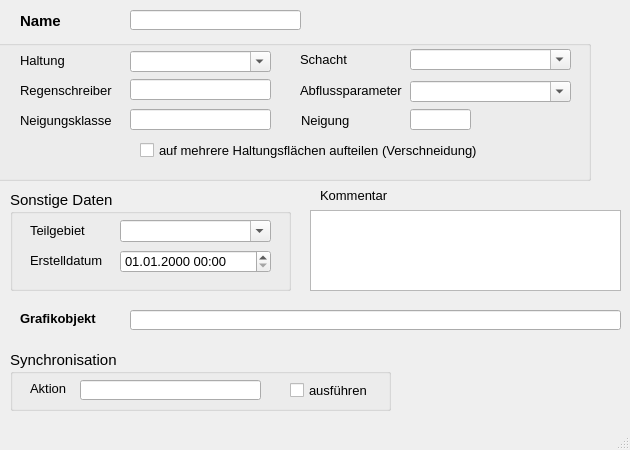
<?xml version="1.0" encoding="UTF-8"?>
<ui version="4.0">
 <class>MainWindow</class>
 <widget class="QMainWindow" name="MainWindow">
  <property name="enabled">
   <bool>true</bool>
  </property>
  <property name="geometry">
   <rect>
    <x>0</x>
    <y>0</y>
    <width>630</width>
    <height>450</height>
   </rect>
  </property>
  <property name="minimumSize">
   <size>
    <width>630</width>
    <height>450</height>
   </size>
  </property>
  <property name="baseSize">
   <size>
    <width>630</width>
    <height>310</height>
   </size>
  </property>
  <property name="font">
   <font>
    <family>Tahoma</family>
    <pointsize>10</pointsize>
   </font>
  </property>
  <property name="windowTitle">
   <string>Fläche</string>
  </property>
  <widget class="QWidget" name="centralwidget">
   <widget class="QLabel" name="label">
    <property name="geometry">
     <rect>
      <x>20</x>
      <y>10</y>
      <width>101</width>
      <height>21</height>
     </rect>
    </property>
    <property name="font">
     <font>
      <family>Tahoma</family>
      <pointsize>11</pointsize>
      <weight>75</weight>
      <bold>true</bold>
     </font>
    </property>
    <property name="text">
     <string>Name</string>
    </property>
   </widget>
   <widget class="QLabel" name="label_14">
    <property name="geometry">
     <rect>
      <x>320</x>
      <y>185</y>
      <width>81</width>
      <height>21</height>
     </rect>
    </property>
    <property name="text">
     <string>Kommentar</string>
    </property>
   </widget>
   <widget class="QLineEdit" name="flnam">
    <property name="geometry">
     <rect>
      <x>130</x>
      <y>10</y>
      <width>171</width>
      <height>20</height>
     </rect>
    </property>
    <property name="toolTip">
     <string>&lt;html&gt;&lt;head/&gt;&lt;body&gt;&lt;p&gt;Eindeutige Bezeichnung&lt;/p&gt;&lt;/body&gt;&lt;/html&gt;</string>
    </property>
    <property name="statusTip">
     <string>Eindeutige Bezeichnung</string>
    </property>
   </widget>
   <widget class="QTextEdit" name="kommentar">
    <property name="geometry">
     <rect>
      <x>310</x>
      <y>210</y>
      <width>311</width>
      <height>81</height>
     </rect>
    </property>
    <property name="toolTip">
     <string>&lt;html&gt;&lt;head/&gt;&lt;body&gt;&lt;p&gt;Platz für zusätzliche Kommentare&lt;/p&gt;&lt;/body&gt;&lt;/html&gt;</string>
    </property>
    <property name="statusTip">
     <string>Platz für zusätzliche Kommentare</string>
    </property>
   </widget>
   <widget class="QGroupBox" name="groupBox_2">
    <property name="geometry">
     <rect>
      <x>-20</x>
      <y>40</y>
      <width>611</width>
      <height>141</height>
     </rect>
    </property>
    <property name="font">
     <font>
      <family>Tahoma</family>
      <pointsize>11</pointsize>
     </font>
    </property>
    <property name="title">
     <string/>
    </property>
    <widget class="QLabel" name="label_3">
     <property name="geometry">
      <rect>
       <x>40</x>
       <y>70</y>
       <width>111</width>
       <height>21</height>
      </rect>
     </property>
     <property name="font">
      <font>
       <family>Tahoma</family>
       <pointsize>10</pointsize>
      </font>
     </property>
     <property name="text">
      <string>Neigungsklasse</string>
     </property>
    </widget>
    <widget class="QLineEdit" name="neigkl">
     <property name="geometry">
      <rect>
       <x>150</x>
       <y>69</y>
       <width>141</width>
       <height>21</height>
      </rect>
     </property>
     <property name="font">
      <font>
       <family>Tahoma</family>
       <pointsize>10</pointsize>
      </font>
     </property>
     <property name="toolTip">
      <string>&lt;html&gt;&lt;head/&gt;&lt;body&gt;&lt;p&gt;Neigungsklasse 1 - 5 gem. HYSTEM-EXTRAN&lt;/p&gt;&lt;/body&gt;&lt;/html&gt;</string>
     </property>
     <property name="statusTip">
      <string>Neigungsklasse 1 - 5 gem. HYSTEM-EXTRAN</string>
     </property>
    </widget>
    <widget class="QLabel" name="label_5">
     <property name="geometry">
      <rect>
       <x>40</x>
       <y>40</y>
       <width>111</width>
       <height>21</height>
      </rect>
     </property>
     <property name="font">
      <font>
       <family>Tahoma</family>
       <pointsize>10</pointsize>
      </font>
     </property>
     <property name="text">
      <string>Regenschreiber</string>
     </property>
    </widget>
    <widget class="QLineEdit" name="regenschreiber">
     <property name="geometry">
      <rect>
       <x>150</x>
       <y>39</y>
       <width>141</width>
       <height>21</height>
      </rect>
     </property>
     <property name="font">
      <font>
       <family>Tahoma</family>
       <pointsize>10</pointsize>
      </font>
     </property>
     <property name="toolTip">
      <string/>
     </property>
     <property name="statusTip">
      <string/>
     </property>
    </widget>
    <widget class="QLabel" name="label_20">
     <property name="geometry">
      <rect>
       <x>40</x>
       <y>10</y>
       <width>91</width>
       <height>21</height>
      </rect>
     </property>
     <property name="font">
      <font>
       <family>Tahoma</family>
       <pointsize>10</pointsize>
      </font>
     </property>
     <property name="text">
      <string>Haltung</string>
     </property>
    </widget>
    <widget class="QComboBox" name="abflussparameter">
     <property name="geometry">
      <rect>
       <x>430</x>
       <y>41</y>
       <width>161</width>
       <height>21</height>
      </rect>
     </property>
     <property name="font">
      <font>
       <family>Tahoma</family>
       <pointsize>10</pointsize>
      </font>
     </property>
     <property name="toolTip">
      <string>&lt;html&gt;&lt;head/&gt;&lt;body&gt;&lt;p&gt;Abflussparameter gem. HYSTEM-EXTRAN&lt;/p&gt;&lt;/body&gt;&lt;/html&gt;</string>
     </property>
     <property name="statusTip">
      <string>Abflussparameter gem. HYSTEM-EXTRAN</string>
     </property>
     <property name="editable">
      <bool>true</bool>
     </property>
    </widget>
    <widget class="QComboBox" name="haltnam">
     <property name="geometry">
      <rect>
       <x>150</x>
       <y>11</y>
       <width>141</width>
       <height>21</height>
      </rect>
     </property>
     <property name="font">
      <font>
       <family>Tahoma</family>
       <pointsize>10</pointsize>
      </font>
     </property>
     <property name="toolTip">
      <string>&lt;html&gt;&lt;head/&gt;&lt;body&gt;&lt;p&gt;Haltung, welche die Fläche anbindet&lt;/p&gt;&lt;/body&gt;&lt;/html&gt;</string>
     </property>
     <property name="statusTip">
      <string>Haltung, welche die Fläche anbindet</string>
     </property>
     <property name="editable">
      <bool>true</bool>
     </property>
    </widget>
    <widget class="QLabel" name="label_21">
     <property name="geometry">
      <rect>
       <x>320</x>
       <y>40</y>
       <width>111</width>
       <height>21</height>
      </rect>
     </property>
     <property name="font">
      <font>
       <family>Tahoma</family>
       <pointsize>10</pointsize>
      </font>
     </property>
     <property name="text">
      <string>Abflussparameter</string>
     </property>
    </widget>
    <widget class="QCheckBox" name="aufteilen">
     <property name="geometry">
      <rect>
       <x>160</x>
       <y>100</y>
       <width>391</width>
       <height>21</height>
      </rect>
     </property>
     <property name="font">
      <font>
       <family>Tahoma</family>
       <pointsize>10</pointsize>
      </font>
     </property>
     <property name="text">
      <string>auf mehrere Haltungsflächen aufteilen (Verschneidung)</string>
     </property>
    </widget>
    <widget class="QComboBox" name="schnam">
     <property name="geometry">
      <rect>
       <x>430</x>
       <y>9</y>
       <width>161</width>
       <height>21</height>
      </rect>
     </property>
     <property name="font">
      <font>
       <family>Tahoma</family>
       <pointsize>10</pointsize>
      </font>
     </property>
     <property name="toolTip">
      <string>&lt;html&gt;&lt;head/&gt;&lt;body&gt;&lt;p&gt;Schacht, welcher die Fläche anbindet&lt;/p&gt;&lt;/body&gt;&lt;/html&gt;</string>
     </property>
     <property name="statusTip">
      <string>Schacht, welcher die Fläche anbindet</string>
     </property>
     <property name="editable">
      <bool>true</bool>
     </property>
    </widget>
    <widget class="QLabel" name="label_23">
     <property name="geometry">
      <rect>
       <x>320</x>
       <y>9</y>
       <width>80</width>
       <height>21</height>
      </rect>
     </property>
     <property name="font">
      <font>
       <family>Tahoma</family>
       <pointsize>10</pointsize>
      </font>
     </property>
     <property name="text">
      <string>Schacht</string>
     </property>
    </widget>
    <widget class="QLabel" name="label_4">
     <property name="geometry">
      <rect>
       <x>321</x>
       <y>70</y>
       <width>91</width>
       <height>21</height>
      </rect>
     </property>
     <property name="font">
      <font>
       <family>Tahoma</family>
       <pointsize>10</pointsize>
       <weight>50</weight>
       <bold>false</bold>
      </font>
     </property>
     <property name="text">
      <string>Neigung</string>
     </property>
    </widget>
    <widget class="QLineEdit" name="neigung">
     <property name="geometry">
      <rect>
       <x>430</x>
       <y>69</y>
       <width>61</width>
       <height>21</height>
      </rect>
     </property>
     <property name="font">
      <font>
       <family>Tahoma</family>
       <pointsize>10</pointsize>
       <weight>50</weight>
       <bold>false</bold>
      </font>
     </property>
     <property name="toolTip">
      <string>&lt;html&gt;&lt;head/&gt;&lt;body&gt;&lt;p&gt;Gefälle in Prozent&lt;/p&gt;&lt;/body&gt;&lt;/html&gt;</string>
     </property>
     <property name="statusTip">
      <string>Gefälle in Prozent</string>
     </property>
     <property name="text">
      <string/>
     </property>
    </widget>
   </widget>
   <widget class="QGroupBox" name="groupBox_3">
    <property name="geometry">
     <rect>
      <x>10</x>
      <y>190</y>
      <width>281</width>
      <height>101</height>
     </rect>
    </property>
    <property name="font">
     <font>
      <family>Tahoma</family>
      <pointsize>11</pointsize>
     </font>
    </property>
    <property name="title">
     <string>Sonstige Daten</string>
    </property>
    <widget class="QLabel" name="label_13">
     <property name="geometry">
      <rect>
       <x>20</x>
       <y>30</y>
       <width>71</width>
       <height>20</height>
      </rect>
     </property>
     <property name="font">
      <font>
       <family>Tahoma</family>
       <pointsize>10</pointsize>
      </font>
     </property>
     <property name="text">
      <string>Teilgebiet</string>
     </property>
    </widget>
    <widget class="QLabel" name="label_71">
     <property name="geometry">
      <rect>
       <x>20</x>
       <y>60</y>
       <width>151</width>
       <height>21</height>
      </rect>
     </property>
     <property name="font">
      <font>
       <family>Tahoma</family>
       <pointsize>10</pointsize>
      </font>
     </property>
     <property name="text">
      <string>Erstelldatum</string>
     </property>
    </widget>
    <widget class="QComboBox" name="teilgebiet">
     <property name="geometry">
      <rect>
       <x>110</x>
       <y>30</y>
       <width>151</width>
       <height>22</height>
      </rect>
     </property>
     <property name="font">
      <font>
       <family>Tahoma</family>
       <pointsize>10</pointsize>
      </font>
     </property>
     <property name="toolTip">
      <string>&lt;html&gt;&lt;head/&gt;&lt;body&gt;&lt;p&gt;Zuordnung zu definiertem Teilgebiet&lt;/p&gt;&lt;/body&gt;&lt;/html&gt;</string>
     </property>
     <property name="statusTip">
      <string>Zuordnung zu definiertem Teilgebiet</string>
     </property>
     <property name="editable">
      <bool>true</bool>
     </property>
    </widget>
    <widget class="QgsDateTimeEdit" name="createdat">
     <property name="geometry">
      <rect>
       <x>110</x>
       <y>60</y>
       <width>151</width>
       <height>23</height>
      </rect>
     </property>
     <property name="font">
      <font>
       <family>Tahoma</family>
       <pointsize>10</pointsize>
      </font>
     </property>
     <property name="currentSection">
      <enum>QDateTimeEdit::DaySection</enum>
     </property>
     <property name="displayFormat">
      <string>dd.MM.yyyy HH:mm</string>
     </property>
    </widget>
   </widget>
   <widget class="QLabel" name="label_22">
    <property name="geometry">
     <rect>
      <x>20</x>
      <y>310</y>
      <width>101</width>
      <height>16</height>
     </rect>
    </property>
    <property name="font">
     <font>
      <family>Tahoma</family>
      <pointsize>10</pointsize>
      <weight>75</weight>
      <bold>true</bold>
     </font>
    </property>
    <property name="text">
     <string>Grafikobjekt</string>
    </property>
   </widget>
   <widget class="QGroupBox" name="groupBox_sync">
    <property name="geometry">
     <rect>
      <x>10</x>
      <y>350</y>
      <width>381</width>
      <height>61</height>
     </rect>
    </property>
    <property name="font">
     <font>
      <family>Tahoma</family>
      <pointsize>11</pointsize>
     </font>
    </property>
    <property name="title">
     <string>Synchronisation</string>
    </property>
    <widget class="QCheckBox" name="status">
     <property name="geometry">
      <rect>
       <x>280</x>
       <y>30</y>
       <width>101</width>
       <height>21</height>
      </rect>
     </property>
     <property name="font">
      <font>
       <family>Tahoma</family>
       <pointsize>10</pointsize>
      </font>
     </property>
     <property name="toolTip">
      <string>Synchronisation aktivieren</string>
     </property>
     <property name="statusTip">
      <string>Synchronisation aktivieren</string>
     </property>
     <property name="text">
      <string>ausführen</string>
     </property>
    </widget>
    <widget class="QLabel" name="label_19">
     <property name="geometry">
      <rect>
       <x>20</x>
       <y>30</y>
       <width>51</width>
       <height>16</height>
      </rect>
     </property>
     <property name="font">
      <font>
       <family>Tahoma</family>
       <pointsize>10</pointsize>
      </font>
     </property>
     <property name="text">
      <string>Aktion</string>
     </property>
    </widget>
    <widget class="QLineEdit" name="aktion">
     <property name="geometry">
      <rect>
       <x>70</x>
       <y>30</y>
       <width>181</width>
       <height>20</height>
      </rect>
     </property>
     <property name="toolTip">
      <string>&lt;html&gt;&lt;head/&gt;&lt;body&gt;&lt;p&gt;Maßnahme zur Synchronisation&lt;/p&gt;&lt;/body&gt;&lt;/html&gt;</string>
     </property>
     <property name="statusTip">
      <string>Maßnahme zur Synchronisation</string>
     </property>
    </widget>
   </widget>
   <widget class="QLineEdit" name="objekt">
    <property name="geometry">
     <rect>
      <x>130</x>
      <y>310</y>
      <width>491</width>
      <height>20</height>
     </rect>
    </property>
    <property name="toolTip">
     <string>&lt;html&gt;&lt;head/&gt;&lt;body&gt;&lt;p&gt;Textbeschreibung (WKT) des Grafikobjekts&lt;/p&gt;&lt;/body&gt;&lt;/html&gt;</string>
    </property>
    <property name="statusTip">
     <string>Textbeschreibung des Grafikobjekts</string>
    </property>
   </widget>
  </widget>
  <widget class="QMenuBar" name="menubar">
   <property name="geometry">
    <rect>
     <x>0</x>
     <y>0</y>
     <width>630</width>
     <height>22</height>
    </rect>
   </property>
  </widget>
  <widget class="QStatusBar" name="statusbar"/>
 </widget>
 <customwidgets>
  <customwidget>
   <class>QgsDateTimeEdit</class>
   <extends>QDateTimeEdit</extends>
   <header>qgsdatetimeedit.h</header>
  </customwidget>
 </customwidgets>
 <tabstops>
  <tabstop>flnam</tabstop>
  <tabstop>neigkl</tabstop>
  <tabstop>regenschreiber</tabstop>
  <tabstop>abflussparameter</tabstop>
  <tabstop>aufteilen</tabstop>
  <tabstop>kommentar</tabstop>
  <tabstop>haltnam</tabstop>
  <tabstop>teilgebiet</tabstop>
 </tabstops>
 <resources/>
 <connections/>
</ui>
